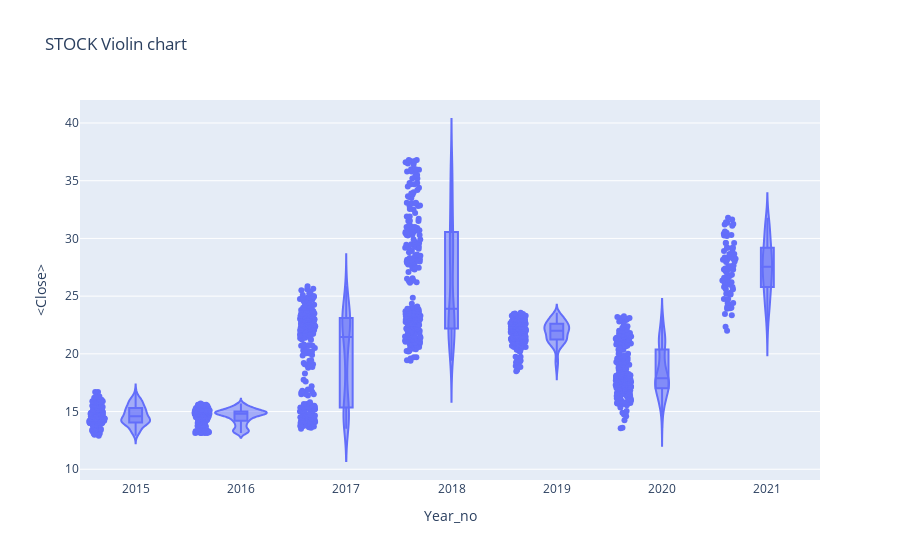

Write notebook code for a chart like this one.
### Code cell
#px.violin(df_tips, y="tip", x="smoker", color="sex", box=True, points="all",
#          hover_data=df_tips.columns)

fig = go.Figure()
px.violin(df,x='Year_no',y='<Close>',box =True, points='all',
         hover_data=df.columns, title = 'STOCK Violin chart')

### Figure 1 — Plotly figure (JSON) as saved in the notebook; plotly's stock layout.template omitted (floating-point values rounded to 4 significant figures; data arrays with more than 128 entries replaced by an {"elided": "..."} marker saying what was removed)
{"data": [{"alignmentgroup": "True", "box": {"visible": true}, "customdata": {"elided": "1500x3 mixed values"}, "hovertemplate": "Year_no=%{x}<br><Close>=%{y}<br>datetime=%{customdata[0]}<br><Volume>=%{customdata[1]}<br>Period=%{customdata[2]}<extra></extra>", "legendgroup": "", "marker": {"color": "#636efa"}, "name": "", "offsetgroup": "", "orientation": "v", "points": "all", "scalegroup": "True", "showlegend": false, "type": "violin", "x": {"elided": "1500 int values"}, "x0": " ", "xaxis": "x", "y": {"elided": "1500 float values"}, "y0": " ", "yaxis": "y"}], "layout": {"legend": {"tracegroupgap": 0}, "title": {"text": "STOCK Violin chart"}, "violinmode": "group", "xaxis": {"anchor": "y", "domain": [0, 1], "title": {"text": "Year_no"}}, "yaxis": {"anchor": "x", "domain": [0, 1], "title": {"text": "<Close>"}}}}
